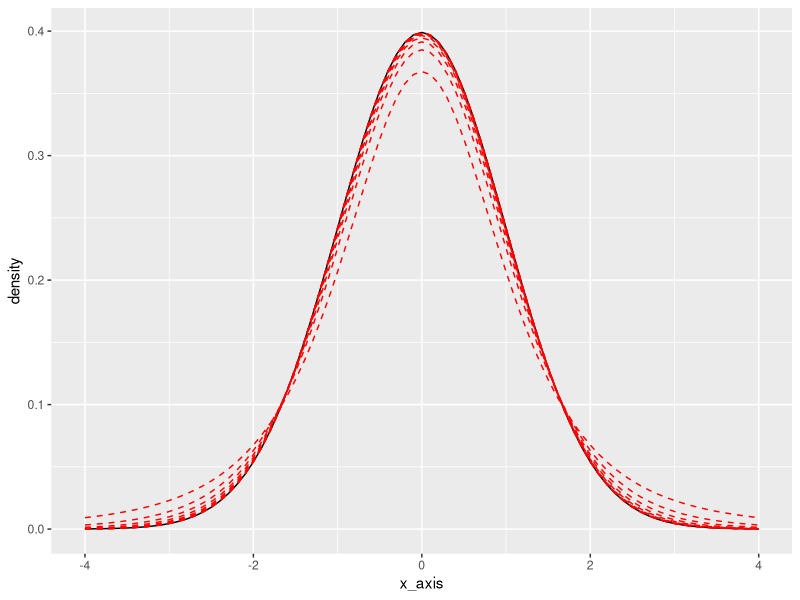
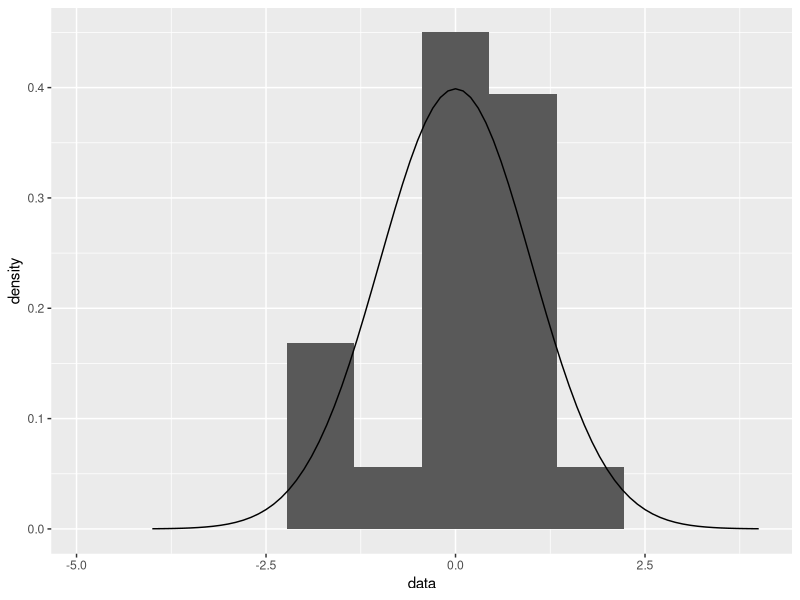

The R source for these figures, in order:
library(tidyverse, warn.conflicts = FALSE)

x_axis = seq(-4,4,0.1)
normal_dist <- tibble(density = dnorm(x_axis),x_axis= x_axis)

t_dist <- tibble(density = dt(x_axis,3),x= x_axis)



p <- ggplot(normal_dist, aes(x = x_axis, y = density ))+
  geom_line()

colors = c("red","blue","green")
for (i in 1:10) {
 p <- p+ geom_line(data = tibble(density = dt(x_axis,2^i + 2*i -1),x= x_axis), aes(x = x_axis, y = density), linetype = "dashed", color = "Red")
}
  
p



normal <- tibble(
  x = seq(-4,4,0.1),
  y = dnorm(x)
)

sampling_data <- tibble(data = rnorm(20))

ggplot(data = sampling_data, aes(data))+
  geom_histogram(aes(y = ..density..), bins = 10)+
  geom_line(data = normal, aes(x,y))
